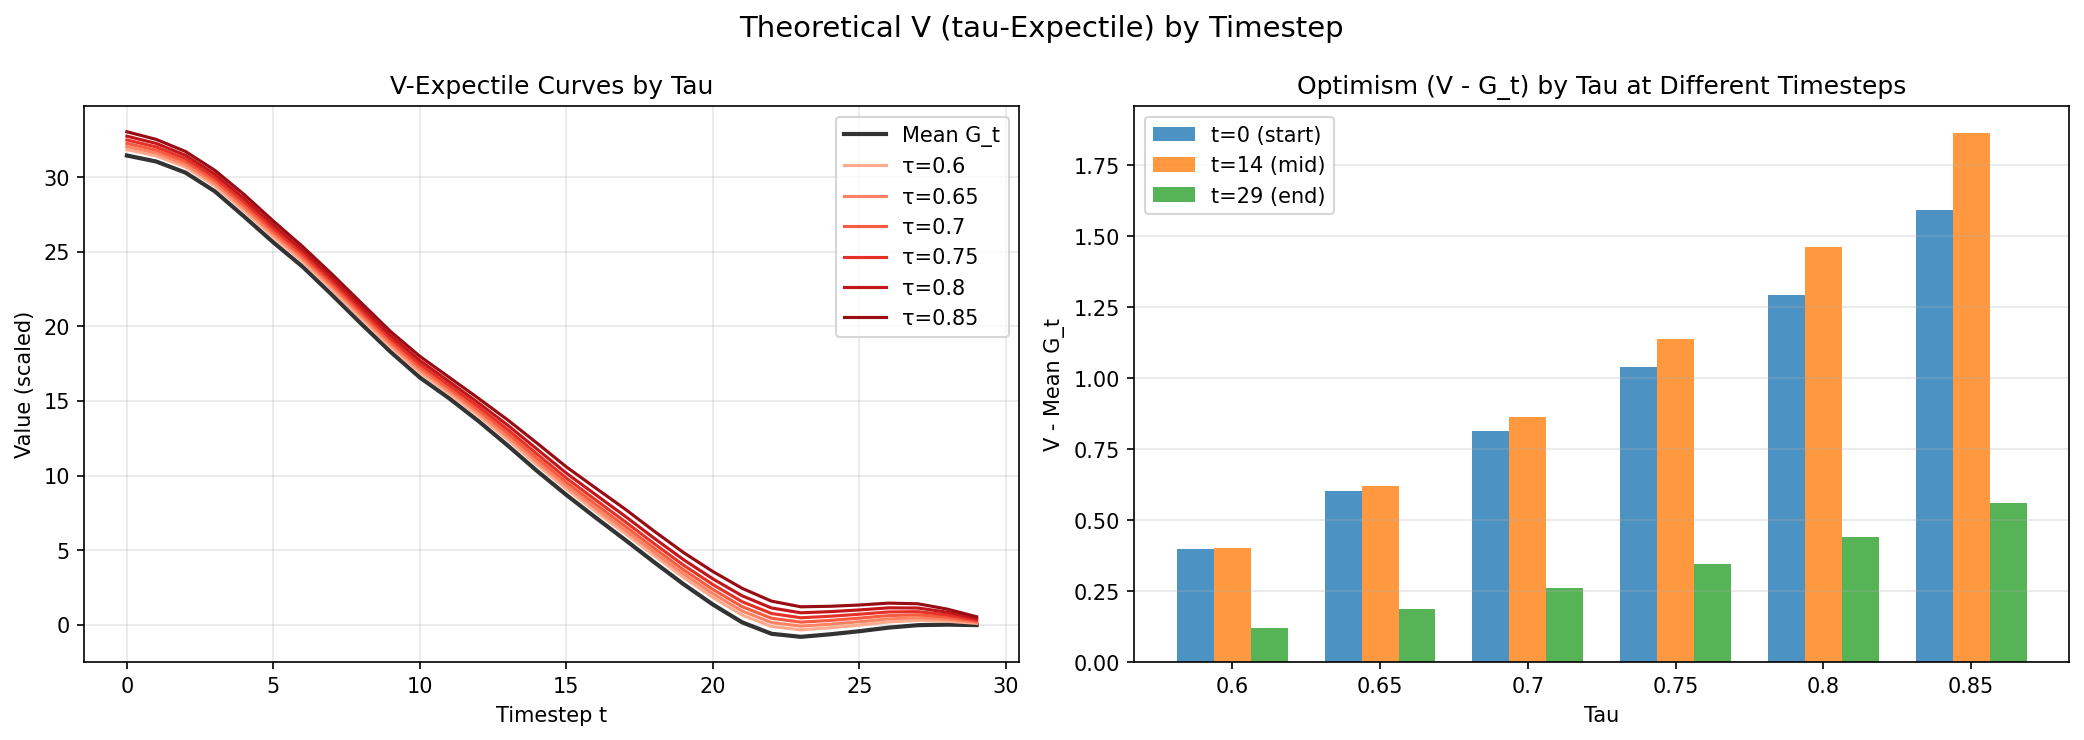

Write the Python code that produced this figure.
"""
Theoretical V-Value (Expectile) Analysis by Timestep and Tau

Computes the theoretical tau-expectile of G_t for each timestep, for multiple
tau values. This shows what V-network should converge to at different optimism levels.

Output: analysis/theoretical_v_by_tau.txt and analysis/theoretical_v_by_tau.png
"""
import torch
import numpy as np
import matplotlib.pyplot as plt
from pathlib import Path

PROJECT_ROOT = Path(__file__).resolve().parents[1]


def compute_discounted_returns(rewards: list, gamma: float = 0.99) -> list:
    """Calculates G_t for every timestep t in an episode."""
    G = 0.0
    returns = []
    for r in reversed(rewards):
        G = r + gamma * G
        returns.insert(0, G)
    return returns


def calculate_expectile(values: np.ndarray, tau: float, tolerance: float = 1e-6, max_iter: int = 1000) -> float:
    """
    Solves for the scalar 'e' that minimizes the asymmetric least squares loss:
    L(e) = sum{ |tau - 1(x < e)| * (x - e)^2 }
    """
    e = np.mean(values)
    
    for _ in range(max_iter):
        indices_high = values > e
        sum_high = np.sum(values[indices_high])
        sum_low = np.sum(values[~indices_high])
        count_high = np.sum(indices_high)
        count_low = np.sum(~indices_high)
        
        if count_high == 0 or count_low == 0:
            break
            
        numerator = tau * sum_high + (1 - tau) * sum_low
        denominator = tau * count_high + (1 - tau) * count_low
        
        new_e = numerator / denominator
        
        if abs(new_e - e) < tolerance:
            return new_e
        e = new_e
    
    return e


def analyze_theoretical_v_by_tau(
    dataset_path: str,
    output_txt: str,
    output_png: str,
    tau_values: list = [0.6, 0.65, 0.7, 0.75, 0.8, 0.85],
    gamma: float = 0.99,
    steps_per_episode: int = 30,
    reward_scale: float = 0.1
) -> None:
    """
    Computes theoretical V (tau-expectile of G_t) for each timestep and tau value.
    """
    # Load dataset
    dataset = torch.load(dataset_path, weights_only=False)
    rewards_tensor = dataset['rewards'].flatten()
    
    total_samples = len(rewards_tensor)
    num_episodes = total_samples // steps_per_episode
    
    # Compute G_t for each episode and organize by timestep
    gt_by_timestep = {t: [] for t in range(steps_per_episode)}
    
    for ep in range(num_episodes):
        start_idx = ep * steps_per_episode
        end_idx = start_idx + steps_per_episode
        
        ep_rewards = rewards_tensor[start_idx:end_idx].tolist()
        ep_returns = compute_discounted_returns(ep_rewards, gamma)
        
        for t, g in enumerate(ep_returns):
            gt_by_timestep[t].append(g * reward_scale)
    
    # Compute expectile for each tau and timestep
    timesteps = list(range(steps_per_episode))
    gt_means = np.array([np.mean(gt_by_timestep[t]) for t in timesteps])
    
    expectiles_by_tau = {}
    for tau in tau_values:
        expectiles = []
        for t in timesteps:
            values = np.array(gt_by_timestep[t])
            exp_val = calculate_expectile(values, tau)
            expectiles.append(exp_val)
        expectiles_by_tau[tau] = np.array(expectiles)
    
    # Write diagnostics
    with open(output_txt, 'w') as f:
        f.write("=" * 100 + "\n")
        f.write("THEORETICAL V-VALUE (EXPECTILE) ANALYSIS BY TIMESTEP AND TAU\n")
        f.write("=" * 100 + "\n\n")
        
        f.write(f"Dataset: {dataset_path}\n")
        f.write(f"Episodes: {num_episodes}\n")
        f.write(f"Gamma: {gamma}\n")
        f.write(f"Reward scale: {reward_scale}\n")
        f.write(f"Tau values analyzed: {tau_values}\n\n")
        
        f.write("-" * 100 + "\n")
        f.write("GLOBAL SUMMARY (Mean across all timesteps)\n")
        f.write("-" * 100 + "\n")
        f.write(f"{'Tau':<10} {'Mean V':<15} {'Diff from G_t Mean':<20}\n")
        f.write("-" * 100 + "\n")
        f.write(f"{'Mean G_t':<10} {gt_means.mean():<15.4f} {0.0:<20.4f}\n")
        for tau in tau_values:
            v_mean = expectiles_by_tau[tau].mean()
            diff = v_mean - gt_means.mean()
            f.write(f"{tau:<10} {v_mean:<15.4f} {diff:+<20.4f}\n")
        
        f.write("\n")
        f.write("-" * 100 + "\n")
        f.write("DETAILED VALUES BY TIMESTEP\n")
        f.write("-" * 100 + "\n")
        
        # Header
        header = f"{'t':<5} {'G_t Mean':<12}"
        for tau in tau_values:
            header += f"{'τ=' + str(tau):<12}"
        f.write(header + "\n")
        f.write("-" * 100 + "\n")
        
        # Values
        for t in timesteps:
            row = f"{t:<5} {gt_means[t]:<12.4f}"
            for tau in tau_values:
                row += f"{expectiles_by_tau[tau][t]:<12.4f}"
            f.write(row + "\n")
        
        f.write("\n")
        f.write("=" * 100 + "\n")
        f.write("INTERPRETATION\n")
        f.write("=" * 100 + "\n")
        f.write("- tau=0.5 gives the mean (no optimism)\n")
        f.write("- tau=0.8 gives the 80th percentile-like value (high optimism)\n")
        f.write("- Higher tau = V targets higher-return trajectories\n")
        f.write("- Your trained V-net should match the tau value in your config\n")
    
    # Create visualization
    fig, axes = plt.subplots(1, 2, figsize=(14, 5))
    fig.suptitle('Theoretical V (tau-Expectile) by Timestep', fontsize=14)
    
    # Left: All curves
    ax1 = axes[0]
    ax1.plot(timesteps, gt_means, 'k-', linewidth=2, label='Mean G_t', alpha=0.8)
    
    colors = plt.cm.Reds(np.linspace(0.3, 0.9, len(tau_values)))
    for i, tau in enumerate(tau_values):
        ax1.plot(timesteps, expectiles_by_tau[tau], '-', linewidth=1.5, 
                 color=colors[i], label=f'τ={tau}')
    
    ax1.set_xlabel('Timestep t')
    ax1.set_ylabel('Value (scaled)')
    ax1.set_title('V-Expectile Curves by Tau')
    ax1.legend(loc='upper right')
    ax1.grid(True, alpha=0.3)
    
    # Right: Difference from mean at each tau
    ax2 = axes[1]
    x_positions = np.arange(len(tau_values))
    
    # At t=0
    diffs_t0 = [expectiles_by_tau[tau][0] - gt_means[0] for tau in tau_values]
    # At t=14
    diffs_t14 = [expectiles_by_tau[tau][14] - gt_means[14] for tau in tau_values]
    # At t=29
    diffs_t29 = [expectiles_by_tau[tau][29] - gt_means[29] for tau in tau_values]
    
    width = 0.25
    ax2.bar(x_positions - width, diffs_t0, width, label='t=0 (start)', alpha=0.8)
    ax2.bar(x_positions, diffs_t14, width, label='t=14 (mid)', alpha=0.8)
    ax2.bar(x_positions + width, diffs_t29, width, label='t=29 (end)', alpha=0.8)
    
    ax2.set_xlabel('Tau')
    ax2.set_ylabel('V - Mean G_t')
    ax2.set_title('Optimism (V - G_t) by Tau at Different Timesteps')
    ax2.set_xticks(x_positions)
    ax2.set_xticklabels([str(tau) for tau in tau_values])
    ax2.legend()
    ax2.axhline(0, color='black', linestyle='-', linewidth=0.5)
    ax2.grid(True, alpha=0.3, axis='y')
    
    plt.tight_layout()
    plt.savefig(output_png, dpi=150, bbox_inches='tight')
    plt.close()
    
    print(f"Diagnostics written to: {output_txt}")
    print(f"Plot saved to: {output_png}")


if __name__ == "__main__":
    dataset_path = PROJECT_ROOT / "data" / "inv_management_base_stock.pt"
    output_txt = PROJECT_ROOT / "analysis" / "theoretical_v_by_tau.txt"
    output_png = PROJECT_ROOT / "analysis" / "theoretical_v_by_tau.png"
    
    if not dataset_path.exists():
        print(f"Dataset not found: {dataset_path}")
        exit(1)
    
    analyze_theoretical_v_by_tau(
        str(dataset_path),
        str(output_txt),
        str(output_png)
    )
